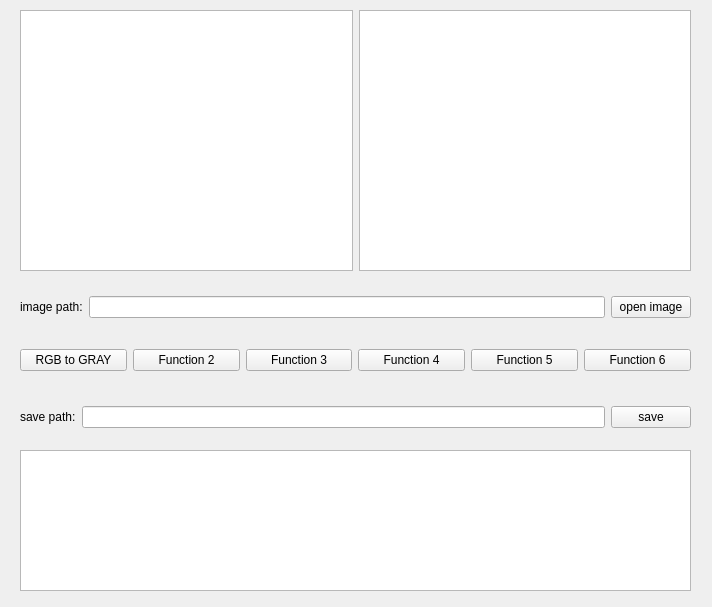
<?xml version="1.0" encoding="UTF-8"?>
<ui version="4.0">
 <class>MainWindow</class>
 <widget class="QMainWindow" name="MainWindow">
  <property name="geometry">
   <rect>
    <x>0</x>
    <y>0</y>
    <width>712</width>
    <height>607</height>
   </rect>
  </property>
  <property name="windowTitle">
   <string>Y_K_C</string>
  </property>
  <widget class="QWidget" name="centralWidget">
   <widget class="QWidget" name="horizontalLayoutWidget">
    <property name="geometry">
     <rect>
      <x>20</x>
      <y>290</y>
      <width>671</width>
      <height>34</height>
     </rect>
    </property>
    <layout class="QHBoxLayout" name="horizontalLayout">
     <item>
      <widget class="QLabel" name="label_image_path">
       <property name="text">
        <string>image path:</string>
       </property>
      </widget>
     </item>
     <item>
      <widget class="QLineEdit" name="lineEdit_image_path"/>
     </item>
     <item>
      <widget class="QPushButton" name="pushButton_open_image">
       <property name="text">
        <string>open image</string>
       </property>
      </widget>
     </item>
    </layout>
   </widget>
   <widget class="QWidget" name="horizontalLayoutWidget_2">
    <property name="geometry">
     <rect>
      <x>20</x>
      <y>10</y>
      <width>671</width>
      <height>261</height>
     </rect>
    </property>
    <layout class="QHBoxLayout" name="horizontalLayout_2">
     <item>
      <widget class="QGraphicsView" name="graphicsView_original_image">
       <property name="styleSheet">
        <string notr="true">border-image: url(:/images/img1.jpg);</string>
       </property>
      </widget>
     </item>
     <item>
      <widget class="QGraphicsView" name="graphicsView_current_image">
       <property name="styleSheet">
        <string notr="true">border-image: url(:/images/dst.jpg);</string>
       </property>
      </widget>
     </item>
    </layout>
   </widget>
   <widget class="QWidget" name="horizontalLayoutWidget_3">
    <property name="geometry">
     <rect>
      <x>20</x>
      <y>400</y>
      <width>671</width>
      <height>34</height>
     </rect>
    </property>
    <layout class="QHBoxLayout" name="horizontalLayout_3">
     <item>
      <widget class="QLabel" name="label_save_image">
       <property name="text">
        <string>save path:</string>
       </property>
      </widget>
     </item>
     <item>
      <widget class="QLineEdit" name="lineEdit_save_path"/>
     </item>
     <item>
      <widget class="QPushButton" name="pushButton_save_image">
       <property name="text">
        <string>save</string>
       </property>
      </widget>
     </item>
    </layout>
   </widget>
   <widget class="QTextEdit" name="textEdit_action_show">
    <property name="geometry">
     <rect>
      <x>20</x>
      <y>450</y>
      <width>671</width>
      <height>141</height>
     </rect>
    </property>
    <property name="styleSheet">
     <string notr="true"/>
    </property>
    <property name="locale">
     <locale language="Japanese" country="Japan"/>
    </property>
    <property name="readOnly">
     <bool>true</bool>
    </property>
   </widget>
   <widget class="QWidget" name="horizontalLayoutWidget_4">
    <property name="geometry">
     <rect>
      <x>20</x>
      <y>340</y>
      <width>671</width>
      <height>41</height>
     </rect>
    </property>
    <layout class="QHBoxLayout" name="horizontalLayout_4">
     <item>
      <widget class="QPushButton" name="pushButton_rgb_gray">
       <property name="text">
        <string>RGB to GRAY</string>
       </property>
      </widget>
     </item>
     <item>
      <widget class="QPushButton" name="pushButton_function_2">
       <property name="text">
        <string>Function 2</string>
       </property>
      </widget>
     </item>
     <item>
      <widget class="QPushButton" name="pushButton_function_3">
       <property name="text">
        <string>Function 3</string>
       </property>
      </widget>
     </item>
     <item>
      <widget class="QPushButton" name="pushButton_function_4">
       <property name="text">
        <string>Function 4</string>
       </property>
      </widget>
     </item>
     <item>
      <widget class="QPushButton" name="pushButton_function_5">
       <property name="text">
        <string>Function 5</string>
       </property>
      </widget>
     </item>
     <item>
      <widget class="QPushButton" name="pushButton_function_6">
       <property name="text">
        <string>Function 6</string>
       </property>
      </widget>
     </item>
    </layout>
   </widget>
  </widget>
 </widget>
 <resources>
  <include location="rec.qrc"/>
 </resources>
 <connections/>
</ui>
